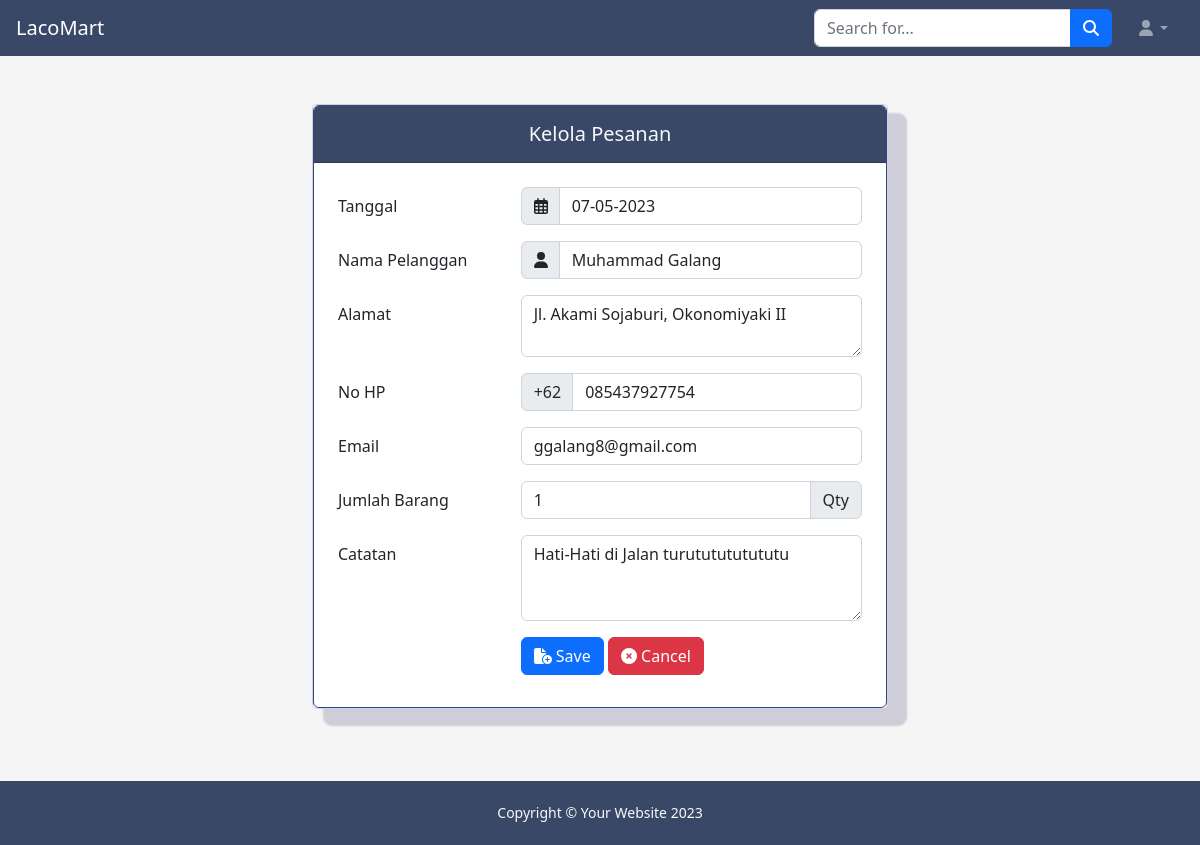
Screenshot of /page/back/pesanan/form.php?id=12 with the database file from the repository.
### tables this page shows
CREATE TABLE `pesanan` (
  `id` int NOT NULL,
  `tanggal` varchar(10) NOT NULL,
  `nama_pemesan` varchar(45) NOT NULL,
  `alamat_pemesan` varchar(45) NOT NULL,
  `no_hp` varchar(20) NOT NULL,
  `email` varchar(45) NOT NULL,
  `jumlah_pesanan` int NOT NULL,
  `deskripsi` text,
  `produk_id` int NOT NULL
);

### page/back/pesanan/form.php (the view, shortened to what this page needs)
<?php
include '../../../assets/script/dbkoneksi.php';
if (isset($_GET['id'])) {
    $id = $_GET['id'];
    $sql = "SELECT * FROM pesanan WHERE id='$id'";
    $query = mysqli_query($koneksi, $sql);
    $data = mysqli_fetch_assoc($query);
    $nama = $data['nama_pemesan'];
    $alamat = $data['alamat_pemesan'];
    $no_hp = $data['no_hp'];
    $email = $data['email'];
    $tanggal = $data['tanggal'];
    $jumlah = $data['jumlah_pesanan'];
    $deskripsi = $data['deskripsi'];
} else {
    header('location: index.php');
}
?>
<!DOCTYPE html>
<html lang="en">
<head>
    <link rel="stylesheet" href="https://stackpath.bootstrapcdn.com/bootstrap/4.1.3/css/bootstrap.min.css">
    <link href="../../../assets/css/styles.css" rel="stylesheet" />
    <link rel="stylesheet" href="https://cdnjs.cloudflare.com/ajax/libs/animate.css/4.1.1/animate.min.css" />
    <link href="https://cdn.jsdelivr.net/npm/sweetalert2@11.7.5/dist/sweetalert2.min.css" rel="stylesheet">
    <link rel="stylesheet" href="../../../assets/css/fpruk.css">
</head>
<body style="background-color: #f5f5f5;
            min-height: 100vh;">
    <div class="container-fluid">
        <div class="row">
            <nav class="sb-topnav navbar navbar-expand navbar-dark bg-dark">
                <a class="navbar-brand ps-3" href="../index.php">LacoMart</a>
                <form class="d-none d-md-inline-block form-inline ms-auto me-0 me-md-3 my-2 my-md-0">
                    <div class="input-group">
                        <input class="form-control" type="text" placeholder="Search for..." aria-label="Search for..." aria-describedby="btnNavbarSearch" />
                        <button class="btn btn-primary" id="btnNavbarSearch" type="button"><i class="fas fa-search"></i></button>
                    </div>
                </form>
                <ul class="navbar-nav ms-auto ms-md-0 me-3 me-lg-4">
                    <li class="nav-item dropdown">
                        <a class="nav-link dropdown-toggle" id="navbarDropdown" href="#" role="button" data-bs-toggle="dropdown" aria-expanded="false"><i class="fas fa-user fa-fw"></i></a>
                    </li>
                </ul>
            </nav>
        </div>
        <br>
        <br>
        <div class="row" style="min-height: 65vh;">
            <div class="col-md-3">
            </div>
            <div class="col-md-6 m-auto">
                <div class="card-beda">
                    <div class="card border border-dark">
                        <div class="card-header text-center pt-3 bg-dark text-light mb-2">
                            <h5>Kelola Pesanan</h5>
                        </div>
                        <div class="card-body px-4">
                            <form method="POST" action="proses.php" id="sweet">
                                <div class="form-group row">
                                    <label for="tgl_pesan" class="col-4 col-form-label">Tanggal</label>
                                    <div class="col-8">
                                        <div class="input-group">
                                            <div class="input-group-prepend">
                                                <div class="input-group-text">
                                                    <i class="fa-regular fa-calendar-days"></i>
                                                </div>
                                            </div>
                                            <input id="tgl_pesan" name="tgl_pesan" type="text" class="form-control" value="<?= $tanggal ?>">
                                        </div>
                                    </div>
                                </div>
                                <div class="form-group row">
                                    <label for="nama" class="col-4 col-form-label">Nama Pelanggan</label>
                                    <div class="col-8">
                                        <div class="input-group">
                                            <div class="input-group-prepend">
                                                <div class="input-group-text">
                                                    <i class="fa-solid fa-user"></i>
                                                </div>
                                            </div>
                                            <input id="nama" name="nama" type="text" class="form-control" value="<?= $nama ?>">
                                        </div>
                                    </div>
                                </div>
                                <div class="form-group row">
                                    <label for="alamat" class="col-4 col-form-label">Alamat</label>
                                    <div class="col-8">
                                        <textarea id="alamat" name="alamat" cols="40" rows="2" class="form-control"><?= $alamat ?></textarea>
                                    </div>
                                </div>
                                <div class="form-group row">
                                    <label for="no_hp" class="col-4 col-form-label">No HP</label>
                                    <div class="col-8">
                                        <div class="input-group">
                                            <div class="input-group-prepend">
                                                <div class="input-group-text">+62</div>
                                            </div>
                                            <input id="no_hp" name="no_hp" type="text" class="form-control" value="<?= $no_hp ?>">
                                        </div>
                                    </div>
                                </div>
                                <div class="form-group row">
                                    <label for="email" class="col-4 col-form-label">Email</label>
                                    <div class="col-8">
                                        <input id="email" name="email" type="text" class="form-control" value="<?= $email ?>">
                                    </div>
                                </div>
                                <div class="form-group row">
                                    <label for="jmlh" class="col-4 col-form-label">Jumlah Barang</label>
                                    <div class="col-8">
                                        <div class="input-group">
                                            <input id="jmlh" name="jmlh" type="text" class="form-control" value="<?= $jumlah ?>">
                                            <div class="input-group-append">
                                                <div class="input-group-text">Qty</div>
                                            </div>
                                        </div>
                                    </div>
                                </div>
                                <div class="form-group row">
                                    <label for="catat" class="col-4 col-form-label">Catatan</label>
                                    <div class="col-8">
                                        <textarea id="catat" name="catat" cols="40" rows="3" class="form-control"><?= $deskripsi ?></textarea>
                                    </div>
                                </div>
                                <div class="form-group row">
                                    <div class="offset-4 col-8">
                                        <button type="submit" class="btn btn-primary ubahButton">
                                            <i class="fas fa-file-circle-plus"></i>
                                            Save
                                        </button>
                                        <a href="index.php" class="btn btn-danger">
                                            <i class="fas fa-times-circle"> </i>
                                            Cancel
                                        </a>
                                    </div>
                                </div>
                            </form>
                        </div>
                    </div>
                </div>
            </div>
            <div class="col-md-3">
            </div>
        </div>
        <br>
        <br>
        <br>
        <footer class="row bg-dark" style="min-height: 8vh;
            line-height: 8vh;">
            <div class="container-fluid">
                <div class="small text-center">
                    <div class="text-light">Copyright &copy; Your Website 2023</div>
                </div>
            </div>
        </footer>
    </div>
</body>
</html>

### assets/css/fpruk.css (style rules this page uses)
.card-beda { cursor: pointer; background: rgb(255, 255, 255); border-radius: 5px; border: 1px solid rgba(0, 0, 255, .2); transition: all .2s; box-shadow: 15px 13px 2px 4px rgba(55, 50, 98, 0.2); }

### rows the page displays
pesanan: tgl_pesan "07-05-2023", nama "Muhammad Galang", alamat "Jl. Akami Sojaburi, Okonomiyaki II", no_hp "085437927754", email "ggalang8@gmail.com", jmlh "1", catat "Hati-Hati di Jalan turututututututu"
